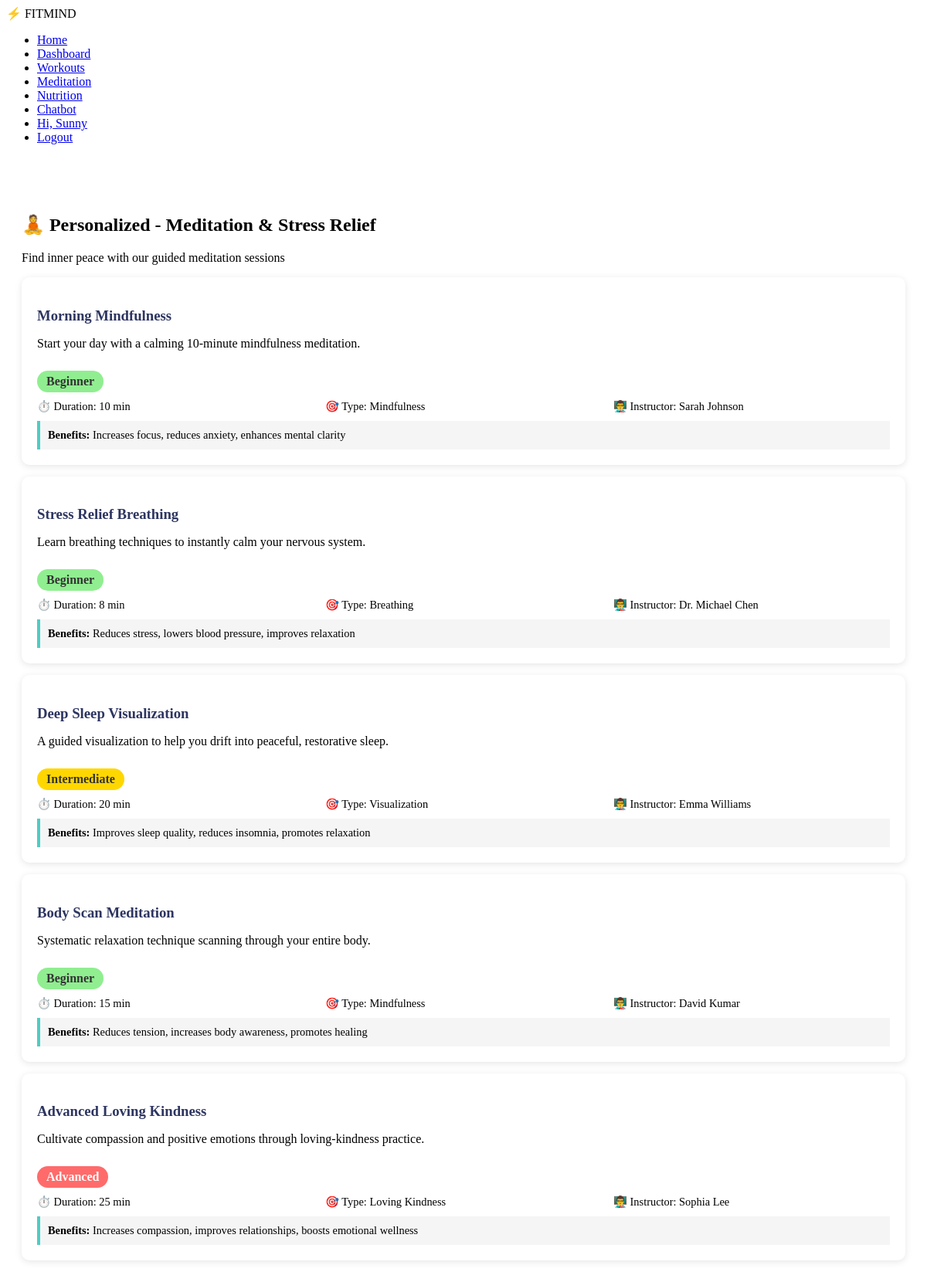
Page /meditation/ (signed in) on the committed database.
### maini/models.py (models this page shows, shortened)
class Meditation(models.Model):
    DIFFICULTY_CHOICES = [
        ('beginner', 'Beginner'),
        ('intermediate', 'Intermediate'),
        ('advanced', 'Advanced'),
    ]
    title = models.CharField(max_length=100)
    description = models.TextField()
    difficulty = models.CharField(max_length=20, choices=DIFFICULTY_CHOICES)
    duration_minutes = models.IntegerField(validators=[MinValueValidator(1)])
    instructor = models.CharField(max_length=100, blank=True)
    meditation_type = models.CharField(max_length=50, help_text="e.g., Mindfulness, Breathing, Visualization")
    benefits = models.TextField()
    audio_file = models.FileField(upload_to='meditations/', null=True, blank=True)
    image = models.ImageField(upload_to='meditation_covers/', null=True, blank=True)
    created_at = models.DateTimeField(auto_now_add=True)
    updated_at = models.DateTimeField(auto_now=True)

### maini/views.py (the view)
# urls.py: path('meditation/', meditation, name='meditation'),
def meditation(request):
    meditation_list = Meditation.objects.all()
    return render(request, 'meditation.html', {'meditations': meditation_list})

### maini/templates/meditation.html (shortened to what this page needs)
{% load static %}
<!DOCTYPE html>
<html lang="en">
<head>
    <link rel="stylesheet" href="{% static 'style.css' %}">
</head>
<body>
    <nav class="navbar">
        <div class="logo">
            <span>⚡</span> FITMIND
        </div>
        <ul class="nav-links">
            <li><a href="{% url 'first' %}">Home</a></li>
            <li><a href="{% url 'dashboard' %}">Dashboard</a></li>
            <li><a href="{% url 'workouts' %}">Workouts</a></li>
            <li><a href="{% url 'meditation' %}">Meditation</a></li>
            <li><a href="{% url 'nutrition' %}">Nutrition</a></li>
            <li><a href="{% url 'chatbot' %}">Chatbot</a></li>
            {% if request.user.is_authenticated %}
                <li><a href="#">Hi, {{ request.user.first_name|default:request.user.username }}</a></li>
                <li><a href="{% url 'logout' %}">Logout</a></li>
            {% else %}
                <li><a href="{% url 'login' %}">Login</a></li>
                <li><a href="{% url 'register' %}">Register</a></li>
            {% endif %}
        </ul>
    </nav>
    <section class="meditations-container">
        <h1>🧘 Personalized - Meditation & Stress Relief</h1>
        <p>Find inner peace with our guided meditation sessions</p>
        {% if meditations %}
            {% for meditation in meditations %}
                <div class="meditation-card">
                    <h3>{{ meditation.title }}</h3>
                    <p>{{ meditation.description }}</p>
                    <span class="difficulty-badge difficulty-{{ meditation.difficulty }}">{{ meditation.get_difficulty_display }}</span>
                    <div class="meditation-info">
                        <div>⏱️ Duration: {{ meditation.duration_minutes }} min</div>
                        <div>🎯 Type: {{ meditation.meditation_type }}</div>
                        <div>👨‍🏫 Instructor: {{ meditation.instructor }}</div>
                    </div>
                    <div class="benefits">
                        <strong>Benefits:</strong> {{ meditation.benefits }}
                    </div>
                </div>
            {% endfor %}
        {% else %}
            <p>No meditation sessions available yet.</p>
        {% endif %}
    </section>
</body>
</html>

### maini/templates/meditation.html (style rules this page uses)
.meditations-container { max-width: 1200px; margin: 50px auto; padding: 20px; }
.meditation-card { background: white; border-radius: 10px; padding: 20px; margin: 15px 0; box-shadow: 0 2px 10px rgba(0,0,0,0.1); }
.meditation-card h3 { color: #2d3561; margin-bottom: 10px; }
.meditation-info { display: grid; grid-template-columns: 1fr 1fr 1fr; gap: 15px; margin-top: 10px; font-size: 0.9em; }
.difficulty-badge { display: inline-block; padding: 5px 12px; border-radius: 20px; font-weight: 600; margin-top: 10px; }
.difficulty-beginner { background-color: #90EE90; color: #333; }
.difficulty-intermediate { background-color: #FFD700; color: #333; }
.difficulty-advanced { background-color: #FF6B6B; color: white; }
.benefits { background-color: #f5f5f5; padding: 10px; border-left: 4px solid #4ecdc4; margin-top: 10px; font-size: 0.9em; }

### rows in the picture
Meditation: title "Morning Mindfulness", description "Start your day with a calming 10-minute mindfulness meditation.", difficulty "Beginner", duration_minutes "10", meditation_type "Mindfulness", instructor "Sarah Johnson", benefits "Increases focus, reduces anxiety, enhances mental clarity"
Meditation: title "Stress Relief Breathing", description "Learn breathing techniques to instantly calm your nervous system.", difficulty "Beginner", duration_minutes "8", meditation_type "Breathing", instructor "Dr. Michael Chen", benefits "Reduces stress, lowers blood pressure, improves relaxation"
Meditation: title "Deep Sleep Visualization", description "A guided visualization to help you drift into peaceful, restorative sleep.", difficulty "Intermediate", duration_minutes "20", meditation_type "Visualization", instructor "Emma Williams", benefits "Improves sleep quality, reduces insomnia, promotes relaxation"
Meditation: title "Body Scan Meditation", description "Systematic relaxation technique scanning through your entire body.", difficulty "Beginner", duration_minutes "15", meditation_type "Mindfulness", instructor "David Kumar", benefits "Reduces tension, increases body awareness, promotes healing"
Meditation: title "Advanced Loving Kindness", description "Cultivate compassion and positive emotions through loving-kindness practice.", difficulty "Advanced", duration_minutes "25", meditation_type "Loving Kindness", instructor "Sophia Lee", benefits "Increases compassion, improves relationships, boosts emotional wellness"

### other values in the picture
{{ request.user.first_name|default:request.user.username }} "Sunny"
